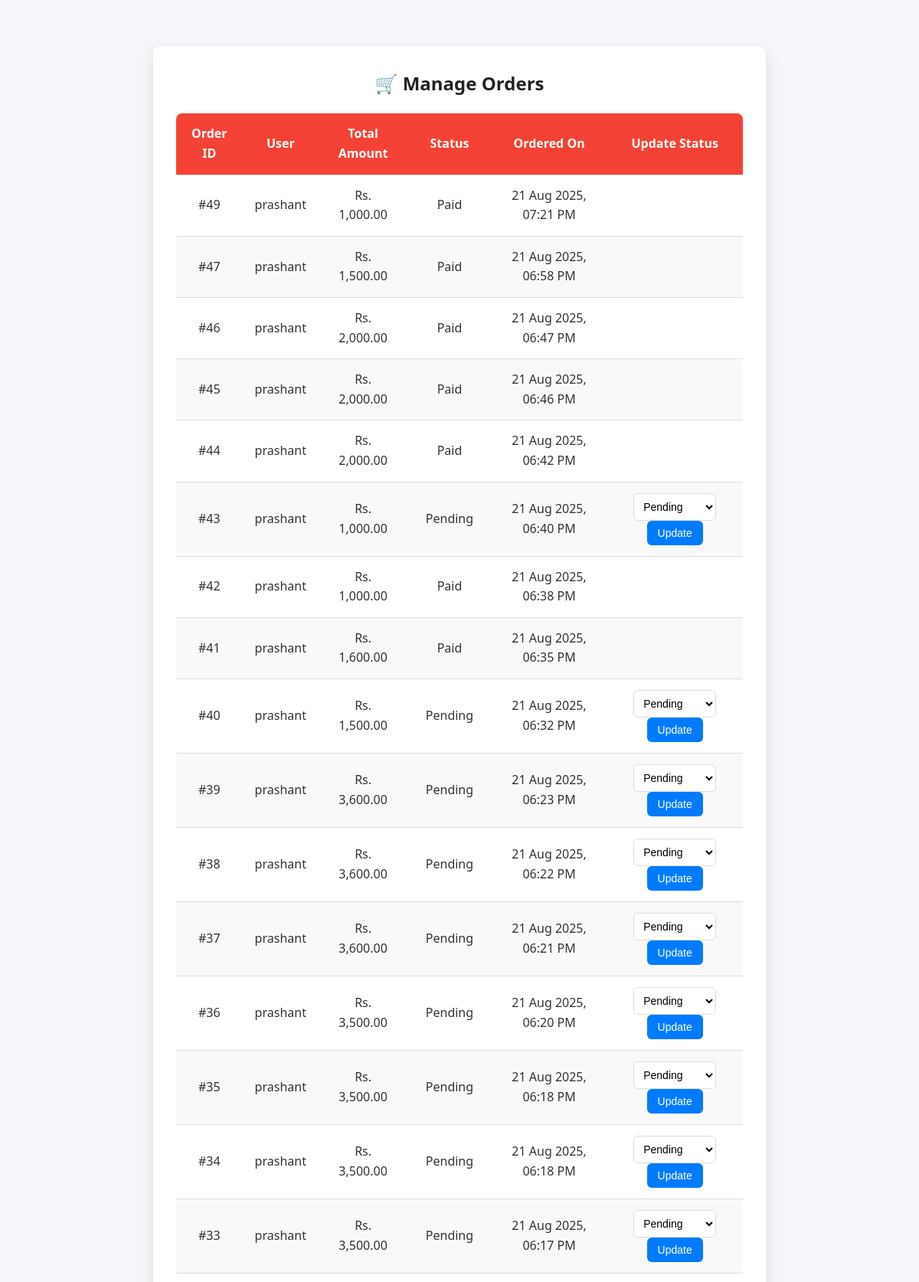
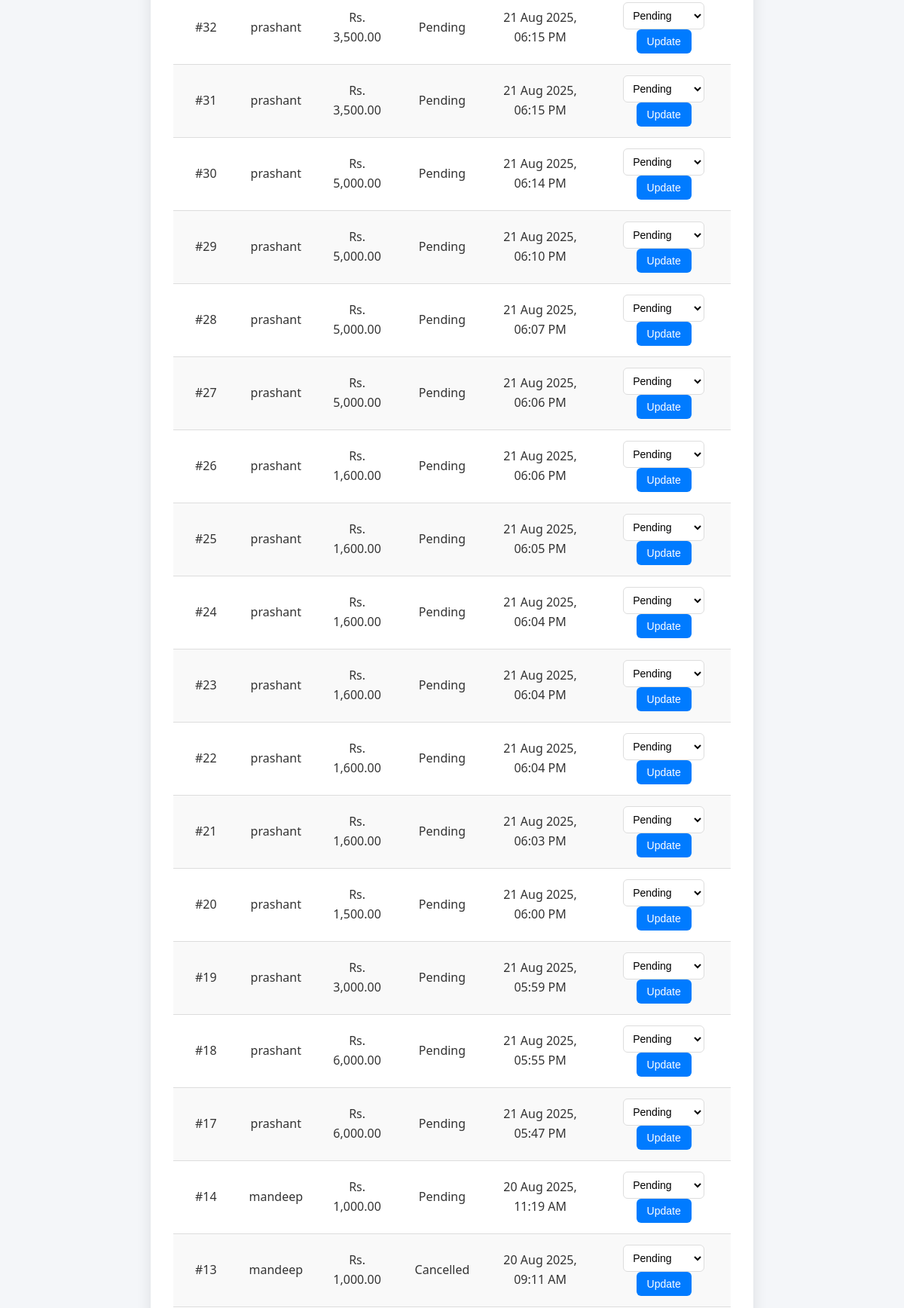
The page /manage_orders.php (signed in, upper part) on the database its author committed (2 pictures, top to bottom).
### tables this page shows
CREATE TABLE `orders` (
  `id` int(11) NOT NULL,
  `user_id` int(11) DEFAULT NULL,
  `total_amount` decimal(10,2) DEFAULT NULL,
  `status` varchar(50) DEFAULT 'Pending',
  `order_date` timestamp NOT NULL DEFAULT current_timestamp(),
  `payment_status` varchar(50) NOT NULL DEFAULT 'Pending',
  `full_name` varchar(100) DEFAULT NULL,
  `phone` varchar(20) DEFAULT NULL,
  `shipping_address` text DEFAULT NULL
);

CREATE TABLE `users` (
  `id` int(11) NOT NULL,
  `name` varchar(100) DEFAULT NULL,
  `email` varchar(100) DEFAULT NULL,
  `password` varchar(255) DEFAULT NULL,
  `address` text DEFAULT NULL,
  `phone` varchar(20) DEFAULT NULL,
  `created_at` timestamp NOT NULL DEFAULT current_timestamp()
);

### manage_orders.php (the view, shortened to what this page needs)
<?php
include 'db.php';
$orderQuery = mysqli_query($conn, "
    SELECT o.id AS order_id, o.user_id, o.total_amount, o.status, o.order_date, u.name AS user_name
    FROM orders o
    JOIN users u ON o.user_id = u.id
    ORDER BY o.order_date DESC
");
?>
<!DOCTYPE html>
<html>
<head>
    <link rel="stylesheet" href="manage_orders.css">
</head>
<body>
<div class="orders-container">
    <h2>🛒 Manage Orders</h2>
    <?php if (mysqli_num_rows($orderQuery) > 0): ?>
        <table>
            <thead>
                <tr>
                    <th>Order ID</th>
                    <th>User</th>
                    <th>Total Amount</th>
                    <th>Status</th>
                    <th>Ordered On</th>
                    <th>Update Status</th>
                </tr>
            </thead>
            <tbody>
            <?php while ($order = mysqli_fetch_assoc($orderQuery)): ?>
                <tr>
                    <td>#<?= $order['order_id'] ?></td>
                    <td><?= htmlspecialchars($order['user_name']) ?></td>
                    <td>Rs. <?= number_format($order['total_amount'], 2) ?></td>
                    <td><?= htmlspecialchars($order['status']) ?></td>
                    <td><?= date("d M Y, h:i A", strtotime($order['order_date'])) ?></td>
                    <td>
                        <?php if ($order['status'] != 'Paid'): ?>
                            <form method="POST" action="">
                                <select name="new_status">
                                    <option value="Pending">Pending</option>
                                </select>
                                <button type="submit" class="status-btn">Update</button>
                            </form>
                        <?php endif; ?>
                    </td>
                </tr>
            <?php endwhile; ?>
            </tbody>
        </table>
    <?php else: ?>
        <p>No orders found.</p>
    <?php endif; ?>
</div>
</body>
</html>

### manage_orders.css (style rules this page uses)
* { margin: 0; padding: 0; box-sizing: border-box; }
body { font-family: "Segoe UI", Roboto, sans-serif; background-color: #f4f6f9; color: #333; line-height: 1.6; }
.orders-container { max-width: 850px; margin: 60px auto; padding: 30px; background: white; border-radius: 10px; box-shadow: 0 8px 20px rgba(0, 0, 0, 0.1); text-align: center; }
h2 { font-size: 24px; color: #222; margin-bottom: 20px; }
table { width: 100%; border-collapse: collapse; background: #ffffff; border-radius: 8px; overflow: hidden; }
th, td { padding: 14px; text-align: center; border-bottom: 1px solid #ddd; }
th { background-color: #f44336; color: white; font-size: 16px; }
tbody tr:nth-child(even) { background: #f9f9f9; }
select { padding: 8px; border-radius: 6px; border: 1px solid #ddd; font-size: 14px; cursor: pointer; background: #fff; }
.status-btn { background: linear-gradient(90deg, #007bff, #0056b3); color: white; padding: 8px 14px; font-size: 14px; border: none; border-radius: 6px; cursor: pointer; transition: all 0.3s ease; }

### manage_orders.php (style rules this page uses)
.orders-container { max-width: 800px; margin: 60px auto; padding: 30px; background: white; border-radius: 10px; box-shadow: 0px 8px 20px rgba(0, 0, 0, 0.1); text-align: center; }
h2 { color: #222; font-size: 24px; margin-bottom: 20px; }
table { width: 100%; border-collapse: collapse; background: #ffffff; border-radius: 8px; overflow: hidden; }
th, td { padding: 14px; text-align: center; border-bottom: 1px solid #ddd; }
th { background-color: #f44336; color: white; font-size: 16px; }
select, button { padding: 8px; border-radius: 6px; font-size: 14px; cursor: pointer; }
.status-btn { background: #007bff; color: white; border: none; transition: 0.3s ease; }

### rows shown on the page
orders: id "49", user.name "prashant", total_amount "1,000.00", status "Paid", order_date "21 Aug 2025, 07:21 PM"
orders: id "47", user.name "prashant", total_amount "1,500.00", status "Paid", order_date "21 Aug 2025, 06:58 PM"
orders: id "46", user.name "prashant", total_amount "2,000.00", status "Paid", order_date "21 Aug 2025, 06:47 PM"
orders: id "45", user.name "prashant", total_amount "2,000.00", status "Paid", order_date "21 Aug 2025, 06:46 PM"
orders: id "44", user.name "prashant", total_amount "2,000.00", status "Paid", order_date "21 Aug 2025, 06:42 PM"
orders: id "43", user.name "prashant", total_amount "1,000.00", status "Pending", order_date "21 Aug 2025, 06:40 PM"
orders: id "42", user.name "prashant", total_amount "1,000.00", status "Paid", order_date "21 Aug 2025, 06:38 PM"
orders: id "41", user.name "prashant", total_amount "1,600.00", status "Paid", order_date "21 Aug 2025, 06:35 PM"
orders: id "40", user.name "prashant", total_amount "1,500.00", status "Pending", order_date "21 Aug 2025, 06:32 PM"
orders: id "39", user.name "prashant", total_amount "3,600.00", status "Pending", order_date "21 Aug 2025, 06:23 PM"
orders: id "38", user.name "prashant", total_amount "3,600.00", status "Pending", order_date "21 Aug 2025, 06:22 PM"
orders: id "37", user.name "prashant", total_amount "3,600.00", status "Pending", order_date "21 Aug 2025, 06:21 PM"
orders: id "36", user.name "prashant", total_amount "3,500.00", status "Pending", order_date "21 Aug 2025, 06:20 PM"
orders: id "35", user.name "prashant", total_amount "3,500.00", status "Pending", order_date "21 Aug 2025, 06:18 PM"
orders: id "34", user.name "prashant", total_amount "3,500.00", status "Pending", order_date "21 Aug 2025, 06:18 PM"
orders: id "33", user.name "prashant", total_amount "3,500.00", status "Pending", order_date "21 Aug 2025, 06:17 PM"
orders: id "32", user.name "prashant", total_amount "3,500.00", status "Pending", order_date "21 Aug 2025, 06:15 PM"
orders: id "31", user.name "prashant", total_amount "3,500.00", status "Pending", order_date "21 Aug 2025, 06:15 PM"
orders: id "30", user.name "prashant", total_amount "5,000.00", status "Pending", order_date "21 Aug 2025, 06:14 PM"
orders: id "29", user.name "prashant", total_amount "5,000.00", status "Pending", order_date "21 Aug 2025, 06:10 PM"
orders: id "28", user.name "prashant", total_amount "5,000.00", status "Pending", order_date "21 Aug 2025, 06:07 PM"
orders: id "27", user.name "prashant", total_amount "5,000.00", status "Pending", order_date "21 Aug 2025, 06:06 PM"
orders: id "26", user.name "prashant", total_amount "1,600.00", status "Pending", order_date "21 Aug 2025, 06:06 PM"
orders: id "25", user.name "prashant", total_amount "1,600.00", status "Pending", order_date "21 Aug 2025, 06:05 PM"
orders: id "24", user.name "prashant", total_amount "1,600.00", status "Pending", order_date "21 Aug 2025, 06:04 PM"
orders: id "23", user.name "prashant", total_amount "1,600.00", status "Pending", order_date "21 Aug 2025, 06:04 PM"
orders: id "22", user.name "prashant", total_amount "1,600.00", status "Pending", order_date "21 Aug 2025, 06:04 PM"
orders: id "21", user.name "prashant", total_amount "1,600.00", status "Pending", order_date "21 Aug 2025, 06:03 PM"
orders: id "20", user.name "prashant", total_amount "1,500.00", status "Pending", order_date "21 Aug 2025, 06:00 PM"
orders: id "19", user.name "prashant", total_amount "3,000.00", status "Pending", order_date "21 Aug 2025, 05:59 PM"
orders: id "18", user.name "prashant", total_amount "6,000.00", status "Pending", order_date "21 Aug 2025, 05:55 PM"
orders: id "17", user.name "prashant", total_amount "6,000.00", status "Pending", order_date "21 Aug 2025, 05:47 PM"
orders: id "14", user.name "mandeep", total_amount "1,000.00", status "Pending", order_date "20 Aug 2025, 11:19 AM"
orders: id "13", user.name "mandeep", total_amount "1,000.00", status "Cancelled", order_date "20 Aug 2025, 09:11 AM"
